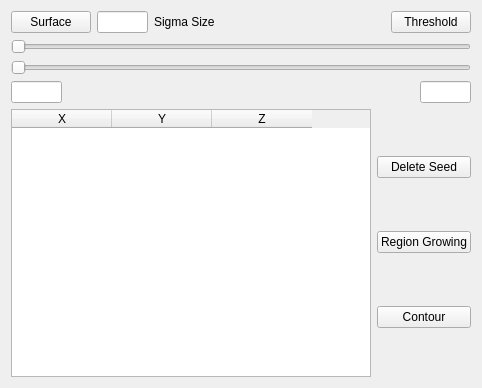
<?xml version="1.0" encoding="UTF-8"?>
<ui version="4.0">
 <class>SkinVolumeSegmentationWidget</class>
 <widget class="QWidget" name="SkinVolumeSegmentationWidget">
  <property name="geometry">
   <rect>
    <x>0</x>
    <y>0</y>
    <width>482</width>
    <height>388</height>
   </rect>
  </property>
  <property name="windowTitle">
   <string>SkinVolumeSegmentationWidget</string>
  </property>
  <layout class="QGridLayout" name="gridLayout">
   <item row="8" column="1">
    <layout class="QHBoxLayout" name="horizontalLayout_4">
     <item>
      <widget class="QLineEdit" name="lowerThreshold_2">
       <property name="maximumSize">
        <size>
         <width>51</width>
         <height>22</height>
        </size>
       </property>
      </widget>
     </item>
     <item>
      <spacer name="horizontalSpacer_4">
       <property name="orientation">
        <enum>Qt::Horizontal</enum>
       </property>
       <property name="sizeHint" stdset="0">
        <size>
         <width>40</width>
         <height>20</height>
        </size>
       </property>
      </spacer>
     </item>
     <item>
      <widget class="QLineEdit" name="upperThreshold_2">
       <property name="maximumSize">
        <size>
         <width>51</width>
         <height>22</height>
        </size>
       </property>
      </widget>
     </item>
    </layout>
   </item>
   <item row="9" column="1">
    <layout class="QHBoxLayout" name="horizontalLayout_2">
     <item>
      <widget class="QTableWidget" name="tableWidget">
       <column>
        <property name="text">
         <string>X</string>
        </property>
       </column>
       <column>
        <property name="text">
         <string>Y</string>
        </property>
       </column>
       <column>
        <property name="text">
         <string>Z</string>
        </property>
       </column>
      </widget>
     </item>
     <item>
      <layout class="QVBoxLayout" name="verticalLayout">
       <item>
        <widget class="QPushButton" name="deleteSeedBtn">
         <property name="text">
          <string>Delete Seed</string>
         </property>
        </widget>
       </item>
       <item>
        <widget class="QPushButton" name="regionGrowingBtn">
         <property name="text">
          <string>Region Growing</string>
         </property>
        </widget>
       </item>
       <item>
        <widget class="QPushButton" name="contourBtn">
         <property name="text">
          <string>Contour</string>
         </property>
        </widget>
       </item>
      </layout>
     </item>
    </layout>
   </item>
   <item row="6" column="1">
    <widget class="QSlider" name="lowerSlider">
     <property name="orientation">
      <enum>Qt::Horizontal</enum>
     </property>
    </widget>
   </item>
   <item row="0" column="1">
    <layout class="QHBoxLayout" name="horizontalLayout_3">
     <item>
      <widget class="QPushButton" name="surfaceBtn_2">
       <property name="text">
        <string>Surface</string>
       </property>
      </widget>
     </item>
     <item>
      <widget class="QLineEdit" name="sigmaSize">
       <property name="maximumSize">
        <size>
         <width>51</width>
         <height>22</height>
        </size>
       </property>
      </widget>
     </item>
     <item>
      <widget class="QLabel" name="label">
       <property name="text">
        <string>Sigma Size</string>
       </property>
      </widget>
     </item>
     <item>
      <spacer name="horizontalSpacer_2">
       <property name="orientation">
        <enum>Qt::Horizontal</enum>
       </property>
       <property name="sizeHint" stdset="0">
        <size>
         <width>40</width>
         <height>20</height>
        </size>
       </property>
      </spacer>
     </item>
     <item>
      <widget class="QPushButton" name="thresholdBtn_2">
       <property name="text">
        <string>Threshold</string>
       </property>
       <property name="checkable">
        <bool>true</bool>
       </property>
      </widget>
     </item>
    </layout>
   </item>
   <item row="5" column="1">
    <widget class="QSlider" name="upperSlider">
     <property name="orientation">
      <enum>Qt::Horizontal</enum>
     </property>
    </widget>
   </item>
  </layout>
 </widget>
 <layoutdefault spacing="6" margin="11"/>
 <resources/>
 <connections/>
</ui>
